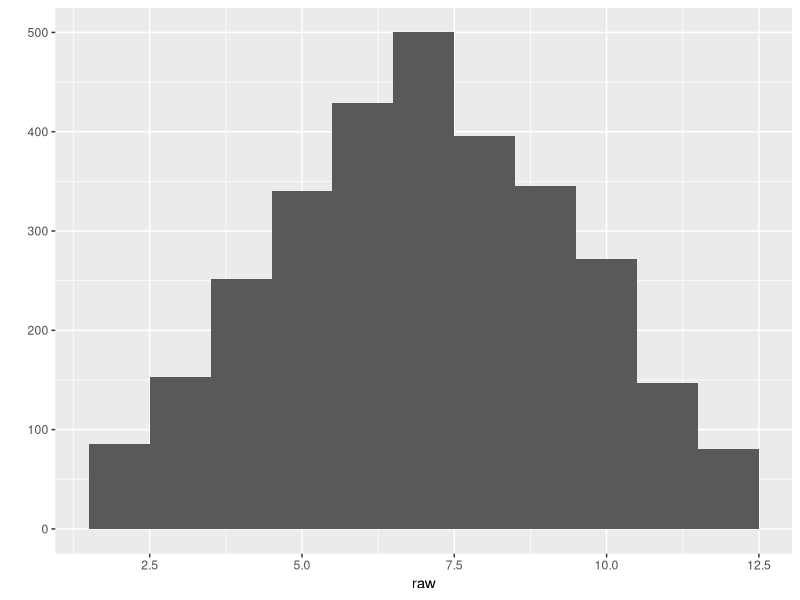
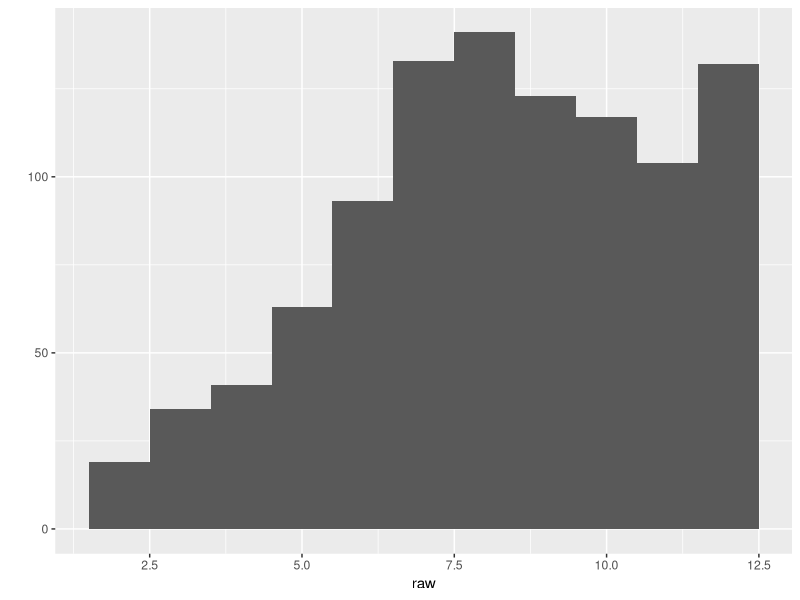

These charts were generated, in order, by the following R code:
library("ggplot2")

roll <- function(){
  sum(
    sample(
      1:6, 2, TRUE
    )
  )
}

raw <- replicate(3000, roll())

# we can see that our graph is almost symmetrical
# if we increase our replications we can get more accurate results.

qplot(raw, binwidth=1)



# die that's baised over 6

biased_roll <- function(){
  rolled <- sample(
    1:6, 2,TRUE, c(1/8, 1/8, 1/8, 1/8, 1/8, 3/8)
  )

  sum(rolled)
}


raw <- replicate(1000, biased_roll())

# we can see bars above 6 are more taller than bars below 6
qplot(raw, binwidth=1)
